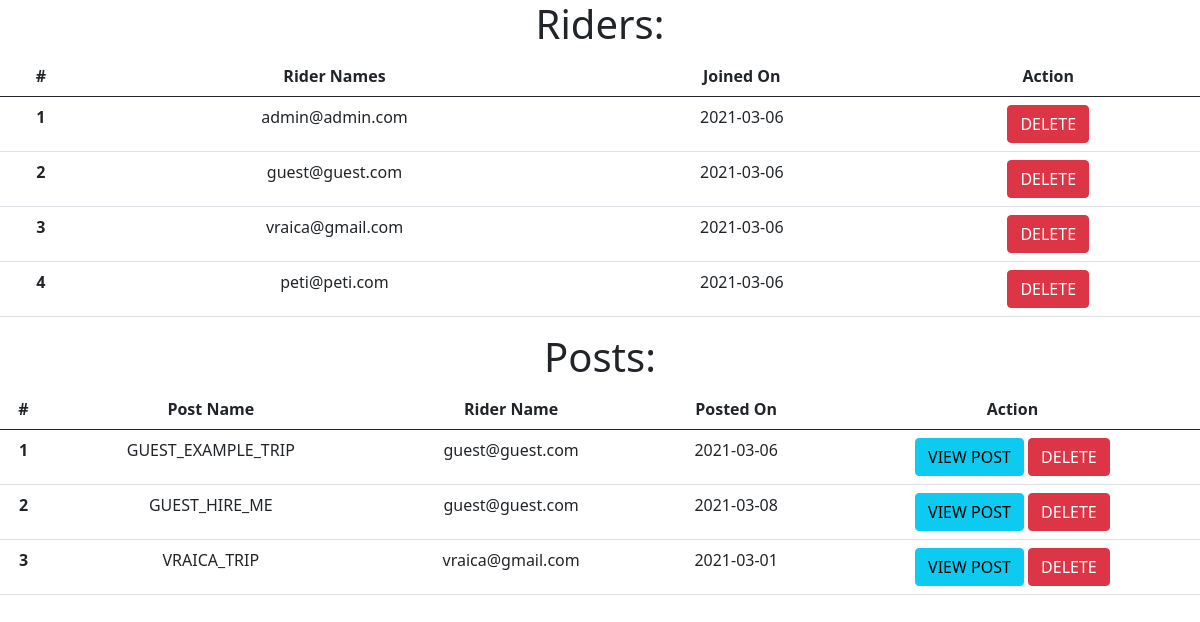
Page /ap (signed in) on the earlier database version.
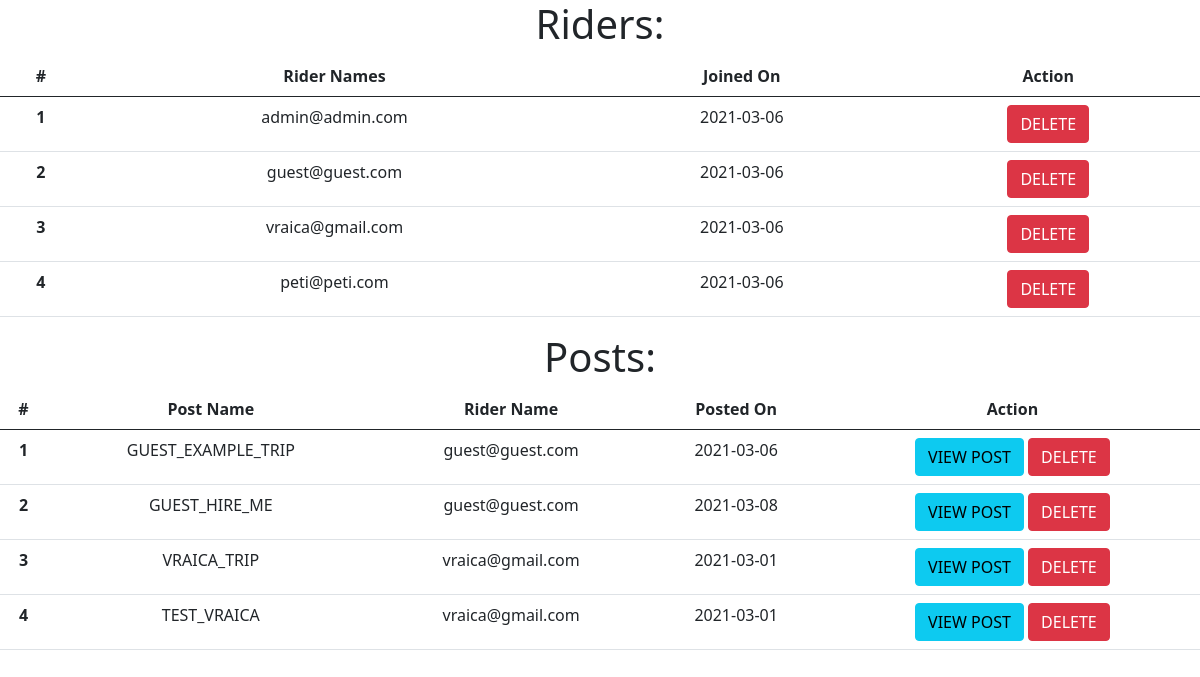
Same page on the later database version.
### application/models.py (models this page shows, shortened)
class Riders(db.Model, UserMixin):
    __tablename__ = 'Users_Tab'
    id = db.Column(db.Integer, primary_key=True)
    email = db.Column(db.String(100), unique=True)
    passw = db.Column(db.String(50))
    joined_on = db.Column(db.Date)

class TripRecords(db.Model):
    __tablename__ = 'TripRecords'
    id = db.Column(db.Integer, primary_key=True)
    trip_name = db.Column(db.String(100))
    trip_date = db.Column(db.Date)
    area_name = db.Column(db.String(50))
    km_travelled = db.Column(db.Integer)
    h_travelled = db.Column(db.Integer)
    km_initial = db.Column(db.Integer)
    km_final = db.Column(db.Integer)
    added_by = db.Column(db.String(100))

### application/routes.py (the view)
@app.route('/ap')
@login_required
def admin_pannel():
    if session['logged_user'] != app.config['ADMIN_USER']:
        return redirect(url_for('login_page'))
    else:
        all_users = Riders.query.all()
        all_posts = TripRecords.query.all()
        return render_template('admin_pannel.html', users=all_users, trip_posts=all_posts)

### application/routes.py (called while the page is built)
@loginMan.user_loader
def load_user(email):
    return Riders.query.filter_by(email=email).first()

### application/templates/admin_pannel.html
{%extends 'base.html'%}
{%block admin_pannel%}
<h1>Riders:</h1>
<table class="table">
    <thead>
    <tr>
        <th scope="col">#</th>
        <th scope="col">Rider Names</th>
        <th scope="col">Joined On</th>
        <th scope="col">Action</th>
    </tr>
    </thead>
    <tbody>
    {%for rider in users%}
    <tr>
        <th scope="row">{{rider.id}}</th>
        <td>{{rider.email}}</td>
        <td>{{rider.joined_on}}</td>
        <td>
            <a href="{{url_for('delete_user', rider_email=rider.email)}}" class="btn btn-danger">DELETE</a>
        </td>
    </tr>
    {%endfor%}
    </tbody>
</table>
<h1>Posts:</h1>
<table class="table">
    <thead>
    <tr>
        <th scope="col">#</th>
        <th scope="col">Post Name</th>
        <th scope="col">Rider Name</th>
        <th scope="col">Posted On</th>
        <th scope="col">Action</th>
    </tr>
    </thead>
    <tbody>
    {%for trip in trip_posts%}
    <tr>
        <th scope="row">{{trip.id}}</th>
        <td>{{trip.trip_name}}</td>
        <td>{{trip.added_by}}</td>
        <td>{{trip.trip_date}}</td>
        <td>
            <a href="{{url_for('detailed_trip', trip_name=trip.trip_name)}}" class="btn btn-info">VIEW POST</a>
            <a href="{{url_for('delete_trip', rider_email = trip.added_by, trip_name=trip.trip_name)}}"
               class="btn btn-danger">DELETE</a>
        </td>
    </tr>
    {%endfor%}
    </tbody>
</table>
{%endblock%}

### application/templates/base.html (shortened to what this page needs)
<!DOCTYPE html>
<html lang="en">
<head>
    <link href="https://cdn.jsdelivr.net/npm/bootstrap@5.0.0-beta2/dist/css/bootstrap.min.css" rel="stylesheet">
    <link rel="stylesheet" href="static/style.css">
</head>
<body class="text-center">
{%block admin_pannel%}
{%endblock%}
</body>
</html>

Differences in the rows shown:
added TripRecords: id "4", trip_name "TEST_VRAICA", added_by "vraica@gmail.com", trip_date "2021-03-01"
